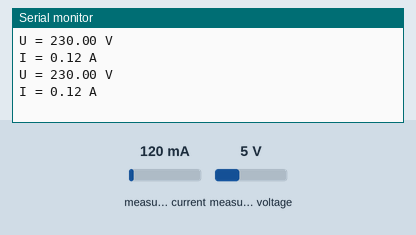
A sketch run on a simulated Arduino Uno, built with avr-gcc and run on an emulated ATmega328P. On the bench: the last lines printed to the serial monitor. The inputs (shaded band) are chosen by the test bench; at power-on: measured current 120 mA, measured voltage 5 V.

Above: at 1.8 s.
1.9 s: measured current set to 40 mA
At 2.8 s:
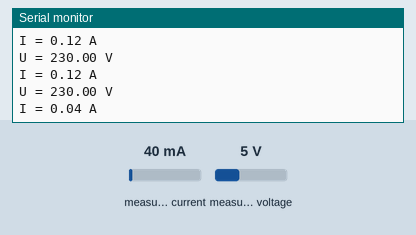
3.4 s: measured voltage set to 0.3 V
At 4.7 s:
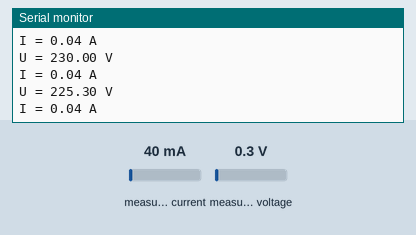
4.9 s: measured current set to 500 mA
At 6.1 s:
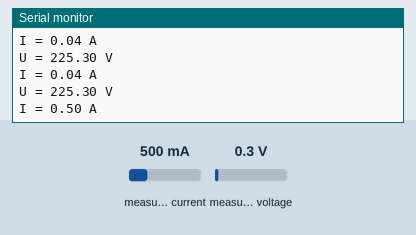
6.4 s: measured voltage set to 3.8 V
At 6.4 s:
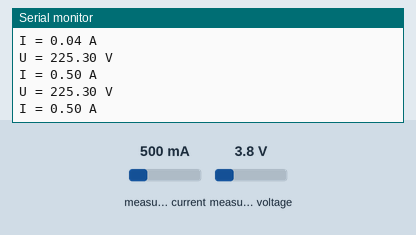
Timing chart, 0 to 8.9 s (numbered marks = the images above; inputs shaded):
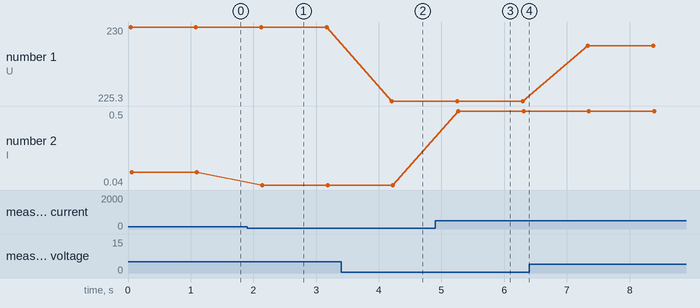

Measured:
- after the input at 1.9 s, the serial monitor: prints a new line after 0.24 s (image 1)
- after the input at 3.4 s, the serial monitor: prints a new line after 0.81 s (image 2)
- after the input at 4.9 s, the serial monitor: prints a new line after 0.37 s (image 3)
- plotted number 1: 230 → 225.3 after the input at 3.4 s, 225.3 → 228.8 after the input at 6.4 s
- plotted number 2: 0.12 → 0.04 after the input at 1.9 s, 0.04 → 0.5 after the input at 4.9 s

The sketch:

power_measure.ino
```cpp
#include "ZMPT101B.h"
#include "ACS712.h"

ZMPT101B voltageSensor(A0);
ACS712 currentSensor(ACS712_30A, A1);

void setup()
{
  Serial.begin(9600);
  voltageSensor.calibrate();
  currentSensor.calibrate();
}

void loop()
{
  float U = voltageSensor.getVoltageAC();
  float I = currentSensor.getCurrentAC();
  float P = U * I;

  Serial.println(String("U = ") + U + " V");
  Serial.println(String("I = ") + I + " A");
  delay(1000);
}
```
